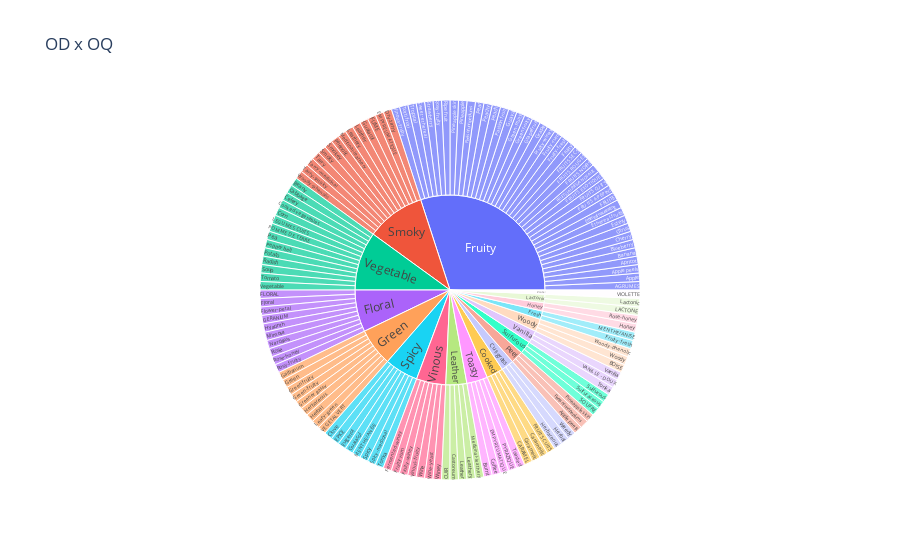

Source (notebook cell):
### Code cell
import plotly.express as px
fig = px.sunburst(OD_X_OQ, path=['OQ', 'OD'], values='match', title="OD x OQ")
fig.show()

### Figure 1 — Plotly figure (JSON) as saved in the notebook; plotly's stock layout.template omitted (floating-point values rounded to 4 significant figures; data arrays with more than 128 entries replaced by an {"elided": "..."} marker saying what was removed)
{"data": [{"branchvalues": "total", "domain": {"x": [0, 1], "y": [0, 1]}, "hovertemplate": "labels=%{label}<br>match=%{value}<br>parent=%{parent}<br>id=%{id}<extra></extra>", "ids": {"elided": "159 str values"}, "labels": {"elided": "159 str values"}, "name": "", "parents": {"elided": "159 str values"}, "type": "sunburst", "values": {"elided": "159 int values"}}], "layout": {"legend": {"tracegroupgap": 0}, "title": {"text": "OD x OQ"}}}
